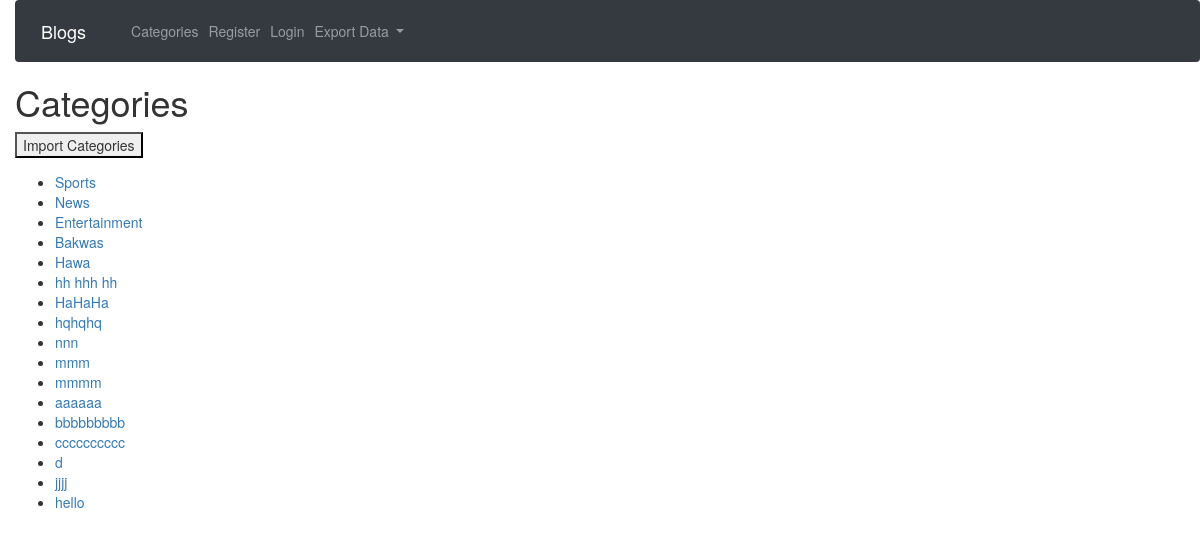
Page /categories/ on the committed database.
### Theblogs/models.py (models this page shows, shortened)
class Categories(models.Model):
	name=models.CharField(max_length=30, unique=True)

### Theblogs/views.py (the view)
# urls.py: path('categories/',CategoryListView.as_view(),name='categories'),
class CategoryListView(ListView):
	model=Categories
	template_name='Theblog/category_list.html'

### Theblogs/templates/Theblog/category_list.html (shortened to what this page needs)
{% extends 'Theblog/base.html' %}
{% block content %}
<h1>Categories</h1>
<div id="div-for-button"><button class="hello" onclick="myFunction()" id="importbutton"> Import Categories</button></div>
 <br><br>
<ul>
{% for item in object_list %}
	<li><a href="{% url 'category' item.name %}">{{item.name}} </a></li>
{% endfor %}
</ul>
{% endblock content %}

### Theblogs/templates/Theblog/category_list.html (style rules this page uses)
#div-for-button { width: 50%; height: 30px; position: absolute; }

### rows in the picture
Categories: name "Sports"
Categories: name "News"
Categories: name "Entertainment"
Categories: name "Bakwas"
Categories: name "Hawa"
Categories: name "hh hhh hh"
Categories: name "HaHaHa"
Categories: name "hqhqhq"
Categories: name "nnn"
Categories: name "mmm"
Categories: name "mmmm"
Categories: name "aaaaaa"
Categories: name "bbbbbbbbb"
Categories: name "cccccccccc"
Categories: name "d"
Categories: name "jjjj"
Categories: name "hello"
